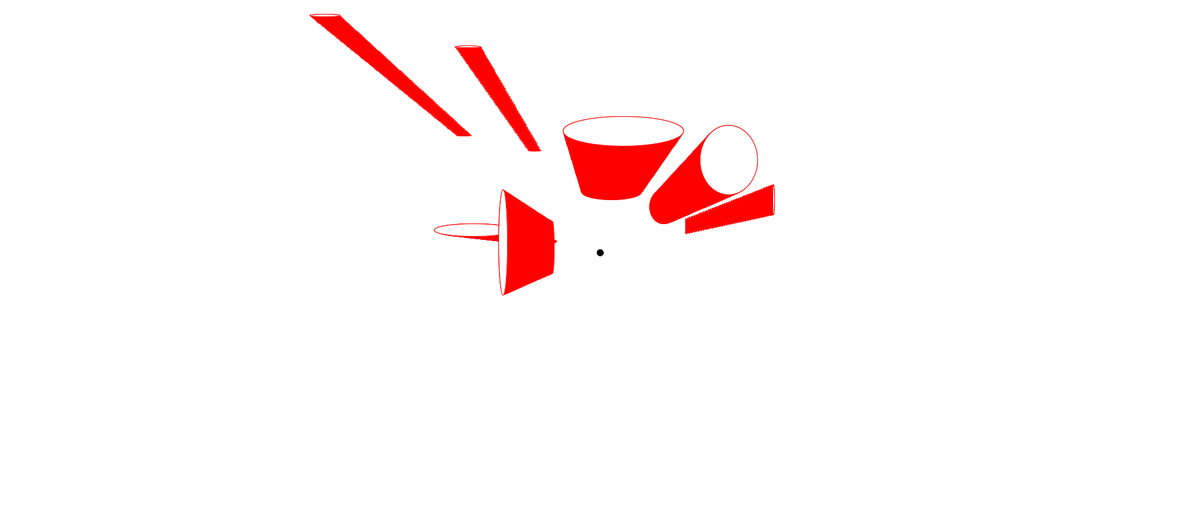
Frame 1 (no input)
Frame 60 (the mouse pressed at the canvas centre just before this capture): identical to frame 1, image omitted
Frame 120 (the mouse held since frame 60 and released just before this capture): identical to frame 1, image omitted

The Processing sketch that drew this single still picture (run headless with seeded random() and noise(); from frame 60 on, the mouse is pressed at the canvas centre):

// Processing sketch: Perspective
// ── Perspective.pde
int iterations;
Vector2 centrePos;
float centrePointDiameter; 

boolean isSceneDrawn ;

Shape[] allShapes;
int numShapes;

int shapeLength;

boolean isClicked;
Vector2 prevMousePos;

color fillCol;
color strokeCol;

float centrePosJump;  // when key pressed, how far should the centre point move?

void setup()
{
  size(1900, 800);
  background(255);
  initValues();
}

void draw()
{
  if (!isSceneDrawn)
    isSceneDrawn = drawScene();
}


void mousePressed()
{
  isClicked = true;
  prevMousePos.x = mouseX;
  prevMousePos.y = mouseY;
}



void mouseDragged() 
{

  for (int i =0; i < numShapes; i++)
  {
    allShapes[i].pos.x += mouseX - prevMousePos.x;
    allShapes[i].pos.y += mouseY - prevMousePos.y;
    allShapes[i].calcDistFromCentre(centrePos);
  }
  prevMousePos.x = mouseX;
  prevMousePos.y = mouseY;
  isSceneDrawn = false;
  allShapes = sortShapes(allShapes);
}



void mouseReleased() 
{

  isClicked = false;
}

void keyPressed()
{
  if(key == 'a' || key == 'A')
  {
    centrePos.x -= centrePosJump;
  }
  if(key == 'd' || key == 'D')
  {
    centrePos.x += centrePosJump;
  }
  if(key == 'w' || key == 'W')
  {
    centrePos.y -= centrePosJump;
  }
  if(key == 's' || key == 'S')
  {
    centrePos.y += centrePosJump;
  }
  
  isSceneDrawn = false;
}

void mouseWheel(MouseEvent event) {
  float e = event.getCount();
  shapeLength -= e * 10;
  isSceneDrawn = false;
}

void initValues()
{
  // how many iterations should each shape be drawn with, determines side smoothness
  iterations = 200;
  // determines the perspective disappearing point
  centrePos = new Vector2(width/2, height/2);
  // sets the width of the centre point UI dot
  centrePointDiameter = 10.0f;
  // sets if the scene is drawn
  isSceneDrawn = false;
  // stores the previous mouse position for moving shapes around the screen
  prevMousePos = new Vector2(0.0f, 0.0f);

  // how far to the horizon line should the shape be drawn before it stops
  shapeLength = 100;

  // the colours for the fill and stroke
  fillCol = color(255);
  strokeCol = color(255, 0, 0, 255);

  // set the number of shapes on screen
  numShapes = 7;

centrePosJump = 50;

  // init shape array and each shape within it
  allShapes = new Shape[numShapes];
  for (int i = 0; i < numShapes; i++)
  {
    allShapes[i] = new Shape(new Vector2(random(width / 4, width/1.5), random(height)), new Vector2(random(200), random(200)), 0, centrePos);
  }
}


void drawCentreDot()
{
  // mark specified centre
  fill(0);
  ellipse(centrePos.x, centrePos.y, centrePointDiameter, centrePointDiameter);
}



boolean drawScene() 
{
  background(255);

  // draw disappearing point
  drawCentreDot();

  // draw each shape
  for (int i = 0; i < numShapes; i++)
  {
    drawShape(allShapes[i]);
  }

  return true;
}

void drawShape(Shape shape)
{
  // while not at centre
  // draw ellipse then subtract or add one in both the y and x coord
  fill(strokeCol);
  stroke(strokeCol);


  float diffX = shape.pos.x - centrePos.x;
  float diffY = shape.pos.y - centrePos.y;

  float stepX = diffX/ iterations;
  float stepY = diffY/ iterations;

  for (int i = 0; i < iterations; i++)
  {
    ellipse(
      shape.pos.x - (i*stepX), 
      shape.pos.y - (i *stepY), 
      shape.size.x - (i * (shape.size.x/iterations)), 
      shape.size.y - (i * (shape.size.y/iterations))
      );


    if (i > shapeLength)
      break;
  }

  fill(fillCol);
  ellipse(
    shape.pos.x, 
    shape.pos.y, 
    shape.size.x, 
    shape.size.y
    );
  // ellipse(shape.pos.x, shape.pos.y, 40,40);
}

Shape[] sortShapes(Shape[] oldShapes)
{
  Shape[] newShapes = oldShapes;

  for (int i = 0; i < newShapes.length; i++)
  {
    for (int j = 0; j < newShapes.length; j++)
    {
      if (i != newShapes.length -1)
      {

        if (newShapes[i].distFromCentre < newShapes[i+1].distFromCentre)
        {
          Shape tempShape = newShapes[i];
          newShapes[i]= newShapes[i+1];
          newShapes[i+1] = tempShape;
        }
      }
    }
  }

  return newShapes;
}

// ── Shape.pde

enum ShapeType 
{ 
  CIRCLE, CUBE, TRI
}

public class Shape
{

  Vector2 pos;
  Vector2 size;
  float distFromCentre;
  String shapeName;
  float depth;
  ShapeType shape;


  Shape(Vector2 newPos, Vector2 newSize, float newDepth, Vector2 centrePos)
  {
    pos = newPos;
    size = newSize;
    depth = newDepth;
    calcDistFromCentre(centrePos);
    //shape = drawRandomShape();
  }


  ShapeType randomShape()
  {
    int rand = (int)random(2);

    switch(rand)
    {
    case 0:
      return ShapeType.CIRCLE;
    case 1:
      return ShapeType.CUBE;
    default:
      return ShapeType.CIRCLE;
    }
  }

  void calcDistFromCentre(Vector2 centrePos)
  {
    float diffX = pos.x - centrePos.x;
    float diffY = pos.y - centrePos.y;

    float dist = sqrt((diffX * diffX) + (diffY * diffY));
    distFromCentre = dist;
  }
}

// ── Vector2.pde
public class Vector2
{
  float x, y;

  Vector2(float newX, float newY)
  {
    x = newX;
    y = newY;
  }
}
